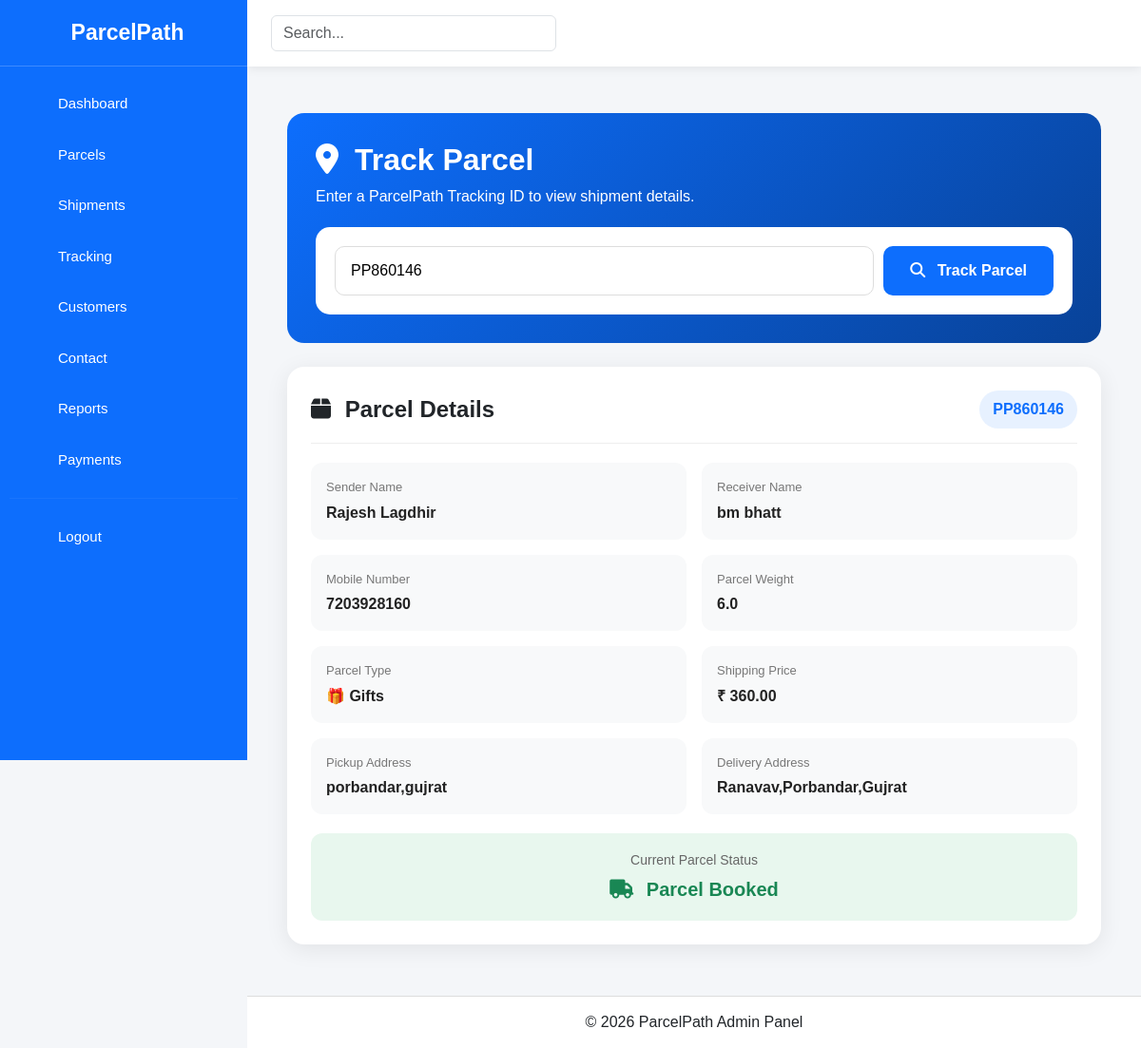
The page /custom_admin/cs_track/?tracking_id=PP860146 on the database its author committed.
### ParcelPath/models.py (models this page shows, shortened)
class Book_parcel(models.Model):
    sender_name = models.CharField(
        max_length=50
    )
    receiver_name = models.CharField(
        max_length=50
    )
    mobile_number = models.CharField(
        max_length=10
    )
    parcel_weight = models.CharField(
        max_length=4
    )
    pickup_address = models.CharField(
        max_length=50
    )
    delivery_address = models.CharField(
        max_length=50
    )
    parcel_type = models.CharField(
        max_length=10
    )
    price = models.DecimalField(
        max_digits=10,
        decimal_places=2,
        default=0
    )
    tracking_id = models.CharField(
        max_length=20,
        unique=True,
        blank=True
    )
    status = models.CharField(
        max_length=50,
        default="Parcel Booked"
    )
    payment_method = models.CharField(
        max_length=20,
        choices=[
            ("ONLINE", "Online Payment"),
            ("COD", "Cash on Delivery"),
        ],
        default="ONLINE"
    )
    payment_status = models.CharField(
        max_length=20,
        choices=[
            ("Paid", "Paid"),
            ("Pending", "Pending"),
        ],
        default="Pending"
    )
    payment_id = models.CharField(
        max_length=255,
        blank=True,
        null=True
    )
    order_id = models.CharField(
        max_length=255,
        blank=True,
        null=True
    )
    qr_code = models.ImageField(
        upload_to="qr_codes/",
        blank=True,
        null=True
    )

### custom_admin/views.py (the view)
# urls.py: path('cs_track/', views.cs_track, name='cs_track'),
def cs_track(request):
    parcel = None
    error = None
    tracking_id = request.GET.get("tracking_id", "").strip()
    if tracking_id:
        try:
            parcel = Book_parcel.objects.get(
                tracking_id__iexact=tracking_id
            )
        except Book_parcel.DoesNotExist:
            error = "Tracking ID not found."
    context = {
        "parcel": parcel,
        "error": error,
        "tracking_id": tracking_id,
    }
    return render(
        request,
        "custom_admin/cs_track.html",
        context
    )

### custom_admin/templates/custom_admin/cs_track.html (shortened to what this page needs)
{% extends "custom_admin/main.html" %}
{% block content %}
<div class="container-fluid py-4">
  <div class="track-wrapper">
    <div class="track-header">
      <h2>
        <i class="fas fa-location-dot me-2"></i>
        Track Parcel
      </h2>
      <p class="mb-0">
        Enter a ParcelPath Tracking ID to view shipment details.
      </p>
      <div class="track-search">
        <form method="GET" action="{% url 'cs_track' %}">
          <input
            type="text"
            name="tracking_id"
            placeholder="Enter Tracking ID e.g. PP12345678"
            value="{{ tracking_id }}"
            required
          />
          <button type="submit" class="track-btn">
            <i class="fas fa-search me-2"></i>
            Track Parcel
          </button>
        </form>
      </div>
    </div>
    {% if parcel %}
    <div class="details-card">
      <div class="details-title">
        <h4>
          <i class="fas fa-box me-2"></i>
          Parcel Details
        </h4>
        <span class="tracking-badge"> {{ parcel.tracking_id }} </span>
      </div>
      <div class="row g-3">
        <div class="col-md-6">
          <div class="detail-box">
            <div class="detail-label">Sender Name</div>
            <div class="detail-value">{{ parcel.sender_name }}</div>
          </div>
        </div>
        <div class="col-md-6">
          <div class="detail-box">
            <div class="detail-label">Receiver Name</div>
            <div class="detail-value">{{ parcel.receiver_name }}</div>
          </div>
        </div>
        <div class="col-md-6">
          <div class="detail-box">
            <div class="detail-label">Mobile Number</div>
            <div class="detail-value">{{ parcel.mobile_number }}</div>
          </div>
        </div>
        <div class="col-md-6">
          <div class="detail-box">
            <div class="detail-label">Parcel Weight</div>
            <div class="detail-value">{{ parcel.parcel_weight }}</div>
          </div>
        </div>
        <div class="col-md-6">
          <div class="detail-box">
            <div class="detail-label">Parcel Type</div>
            <div class="detail-value">{{ parcel.parcel_type }}</div>
          </div>
        </div>
        <div class="col-md-6">
          <div class="detail-box">
            <div class="detail-label">Shipping Price</div>
            <div class="detail-value">₹ {{ parcel.price }}</div>
          </div>
        </div>
        <div class="col-md-6">
          <div class="detail-box">
            <div class="detail-label">Pickup Address</div>
            <div class="detail-value">{{ parcel.pickup_address }}</div>
          </div>
        </div>
        <div class="col-md-6">
          <div class="detail-box">
            <div class="detail-label">Delivery Address</div>
            <div class="detail-value">{{ parcel.delivery_address }}</div>
          </div>
        </div>
      </div>
      <div class="status-box">
        <small> Current Parcel Status </small>
        <strong>
          <i class="fas fa-truck me-2"></i>
          {{ parcel.status }}
        </strong>
      </div>
    </div>
    {% endif %}
  </div>
</div>
{% endblock %}

### custom_admin/templates/custom_admin/main.html (style rules this page uses)
* { box-sizing: border-box; }
body { margin: 0; background: #f4f6f9; font-family: Arial, sans-serif; overflow-x: hidden; }

### custom_admin/templates/custom_admin/cs_track.html (style rules this page uses)
.track-wrapper { max-width: 1100px; margin: 0 auto; }
.track-header { background: linear-gradient(135deg, #0d6efd, #084298); color: white; border-radius: 18px; padding: 30px; margin-bottom: 25px; }
.track-header h2 { font-weight: 700; margin-bottom: 8px; }
.track-search { background: white; padding: 20px; border-radius: 15px; margin-top: 20px; }
.track-search form { display: flex; gap: 10px; }
.track-search input { flex: 1; height: 52px; border: 1px solid #ddd; border-radius: 10px; padding: 0 16px; font-size: 16px; outline: none; }
.track-btn { height: 52px; padding: 0 28px; border: none; border-radius: 10px; background: #0d6efd; color: white; font-weight: 600; cursor: pointer; }
.details-card { background: white; border-radius: 18px; padding: 25px; box-shadow: 0 5px 25px rgba(0, 0, 0, 0.08); margin-top: 25px; }
.details-title { display: flex; justify-content: space-between; align-items: center; border-bottom: 1px solid #eee; padding-bottom: 15px; margin-bottom: 20px; }
.details-title h4 { margin: 0; font-weight: 700; }
.tracking-badge { background: #e7f1ff; color: #0d6efd; padding: 8px 14px; border-radius: 20px; font-weight: 700; }
.detail-box { background: #f8f9fa; border-radius: 12px; padding: 16px; height: 100%; }
.detail-label { color: #777; font-size: 13px; margin-bottom: 5px; }
.detail-value { font-size: 16px; font-weight: 600; color: #222; word-break: break-word; }
.status-box { background: #e8f7ee; color: #198754; border-radius: 12px; padding: 18px; text-align: center; margin-top: 20px; }
.status-box small { display: block; color: #666; margin-bottom: 5px; }
.status-box strong { font-size: 20px; }

### rows shown on the page
Book_parcel: tracking_id "PP860146", sender_name "Rajesh Lagdhir", receiver_name "bm bhatt", mobile_number "7203928160", parcel_weight "6.0", parcel_type "🎁 Gifts", price "360.00", pickup_address "porbandar,gujrat", delivery_address "Ranavav,Porbandar,Gujrat", status "Parcel Booked"
